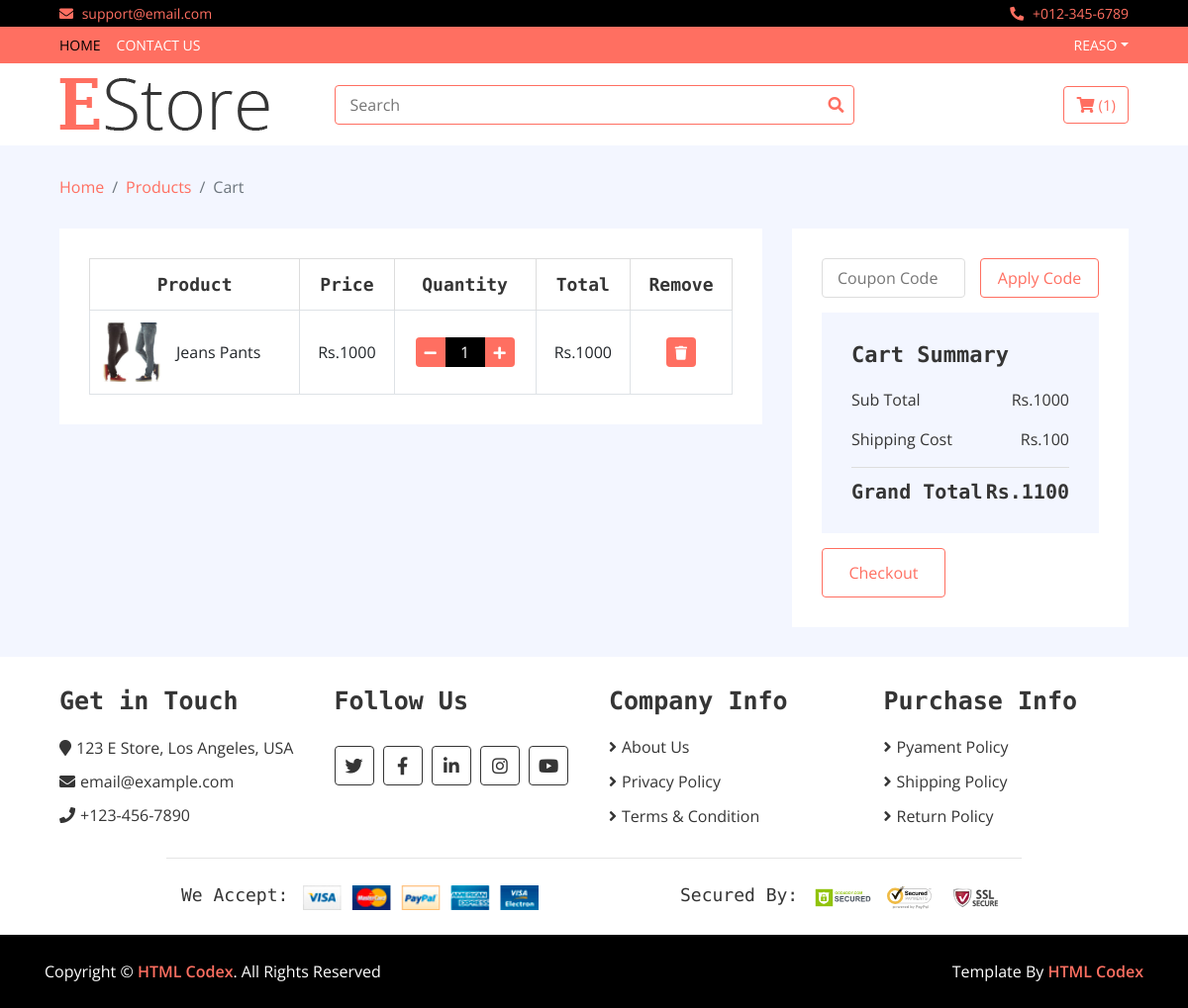
The app's page /my_cart (signed in), older data.
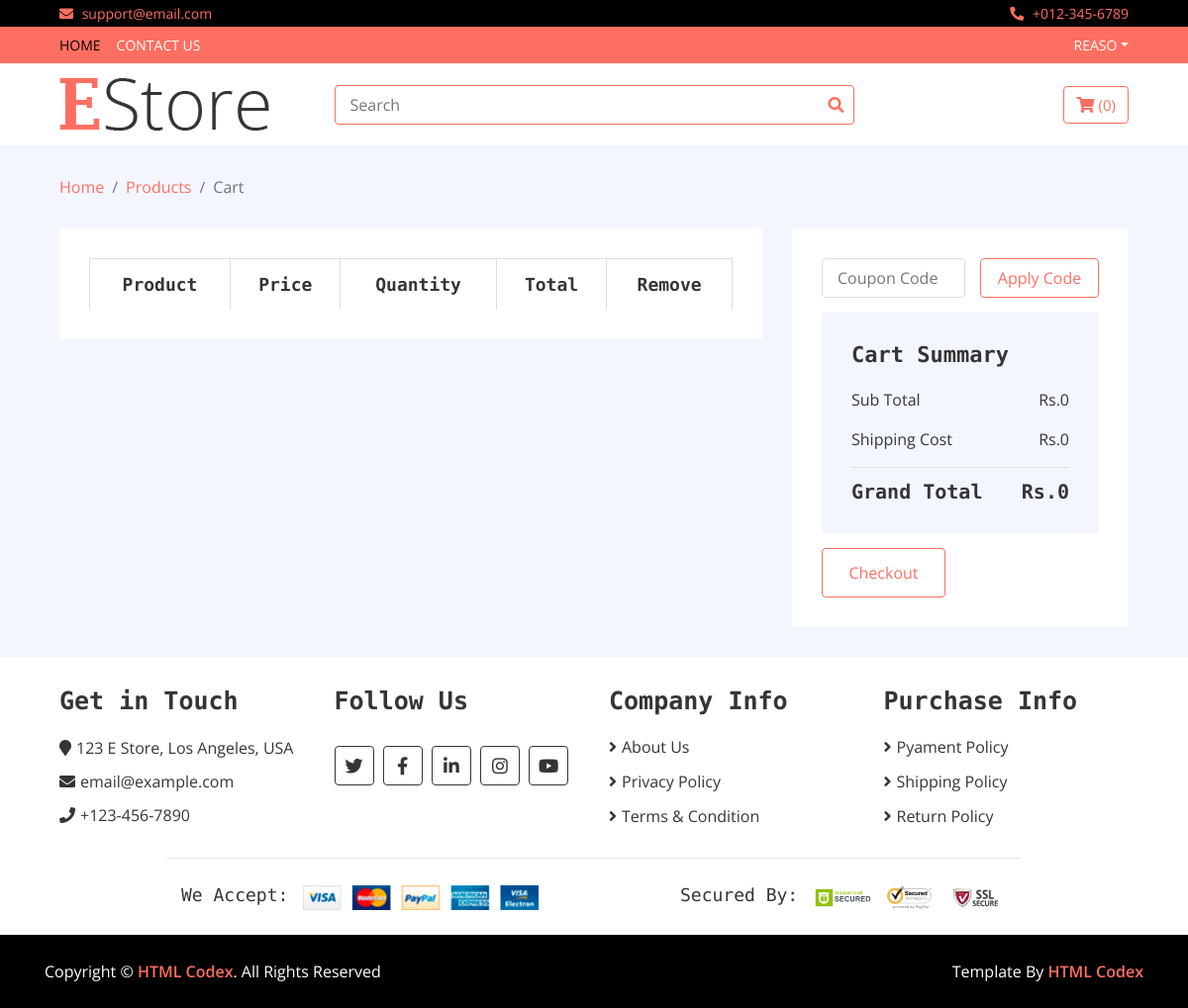
The same page, newer data.
### home/models.py (models this page shows, shortened)
class Cart(models.Model):
    username = models.CharField(max_length=300)
    slug = models.CharField(max_length=300)
    items = models.ForeignKey(Item, on_delete=models.CASCADE, blank=True)
    quantity = models.IntegerField()
    total = models.IntegerField(default=0)
    all_total = models.IntegerField(default=0)
    checkout = models.BooleanField(default=False)

class Item(models.Model):
    title = models.CharField(max_length= 200)
    name = models.CharField(max_length= 200, blank= True)
    price = models.IntegerField()
    discounted_price = models.IntegerField(default= 0)
    label = models.CharField(choices= LABEL, max_length= 200)
    image = models.ImageField(upload_to= 'media')
    status = models.CharField(max_length= 200, choices= STATUS)
    slug = models.CharField(max_length= 200, unique= True)
    category = models.ForeignKey(Category, on_delete= models.CASCADE)
    brand = models.ForeignKey(Brand, on_delete= models.CASCADE, null= True)
    discription = models.TextField(blank= True)
    specification = models.TextField(blank= True)
    def get_cart_url(self):
        return reverse("home:cart", kwargs = {'slug':self.slug})

### home/views.py (the view)
# urls.py: path('my_cart', CartView.as_view(), name= 'my_cart'),
class CartView(BaseView):
    def get(self, request):
        user = request.user.username
        carts = Cart.objects.filter(username= user, checkout= False)
        self.views['cart_count'] = carts.count()
        self.views['cart_product'] = carts
        totals = 0
        shipping_cost = 100
        for each in carts:
            totals += each.total
        self.views['total_price'] = totals
        if totals == 0:
            shipping_cost = 0
            self.views['grand_total'] = 0
        else:
            self.views['grand_total'] = totals + shipping_cost
        self.views['shipping'] = shipping_cost
        return render(request, 'cart.html', self.views)

### home/templates/cart.html (shortened to what this page needs)
{% extends 'base.html' %}
{% load static %}
{% block content %}
        <div class="breadcrumb-wrap">
            <div class="container-fluid">
                <ul class="breadcrumb">
                    <li class="breadcrumb-item"><a href="#">Home</a></li>
                    <li class="breadcrumb-item"><a href="#">Products</a></li>
                    <li class="breadcrumb-item active">Cart</li>
                </ul>
            </div>
        </div>
        <div class="cart-page">
            <div class="container-fluid">
                <div class="row">
                    <div class="col-lg-8">
                        <div class="cart-page-inner">
                            <div class="table-responsive">
                                <table class="table table-bordered">
                                    <thead class="thead-dark">
                                        <tr>
                                            <th>Product</th>
                                            <th>Price</th>
                                            <th>Quantity</th>
                                            <th>Total</th>
                                            <th>Remove</th>
                                        </tr>
                                    </thead>
                                    <tbody class="align-middle">
                                        {% for carts in cart_product %}
                                        <tr>
                                            <td>
                                                <div class="img">
                                                    <a href="#"><img src="{{carts.items.image.url}}" alt="Image"></a>
                                                    <p>{{carts.items.name}}</p>
                                                </div>
                                            </td>
                                            <td>Rs.{{carts.items.discounted_price}}</td>
                                            <td>
                                                <div class="qty">
                                                    <a href="delete_single_cart/{{carts.items.slug}}"><button class="btn-minus"><i class="fa fa-minus"></i></button></a>
                                                    <input type="text" value="{{carts.quantity}}">
                                                    <a href="{{carts.items.get_cart_url}}"><button class="btn-plus"><i class="fa fa-plus"></i></button></a>
                                                </div>
                                            </td>
                                            <td>Rs.{{carts.total}}</td>
                                            <td><a href="delete_cart/{{carts.items.slug}}"><button><i class="fa fa-trash"></i></button></a></td>
                                        </tr>
                                        {% endfor %}
                                    </tbody>
                                </table>
                            </div>
                        </div>
                    </div>
                    <div class="col-lg-4">
                        <div class="cart-page-inner">
                            <div class="row">
                                <div class="col-md-12">
                                    <div class="coupon">
                                        <input type="text" placeholder="Coupon Code">
                                        <button>Apply Code</button>
                                    </div>
                                </div>
                                <div class="col-md-12">
                                    <div class="cart-summary">
                                        <div class="cart-content">
                                            <h1>Cart Summary</h1>
                                            <p>Sub Total<span>Rs.{{total_price}}</span></p>
                                            <p>Shipping Cost<span>Rs.{{shipping}}</span></p>
                                            <h2>Grand Total<span>Rs.{{grand_total}}</span></h2>
                                        </div>
                                        <div class="cart-btn">
                                            <a href={% url 'home:checkout' %}><button>Checkout</button></a>
                                        </div>
                                    </div>
                                </div>
                            </div>
                        </div>
                    </div>
                </div>
            </div>
        </div>
        {% endblock %}

### home/templates/base.html (shortened to what this page needs)
<!DOCTYPE html>
{% load static %}
<html lang="en">
    <head>
        <link href="https://stackpath.bootstrapcdn.com/bootstrap/4.4.1/css/bootstrap.min.css" rel="stylesheet">
        <link href="https://cdnjs.cloudflare.com/ajax/libs/font-awesome/5.10.0/css/all.min.css" rel="stylesheet">
        <link href="{% static 'lib/slick/slick.css' %}" rel="stylesheet">
        <link href="{% static 'lib/slick/slick-theme.css' %}" rel="stylesheet">
        <link href="{% static 'css/style.css' %}" rel="stylesheet">
    </head>
    <body>
        <div class="top-bar">
            <div class="container-fluid">
                <div class="row">
                    <div class="col-sm-6">
                        <i class="fa fa-envelope"></i>
                        support@email.com
                    </div>
                    <div class="col-sm-6">
                        <i class="fa fa-phone-alt"></i>
                        +012-345-6789
                    </div>
                </div>
            </div>
        </div>
        <div class="nav">
            <div class="container-fluid">
                <nav class="navbar navbar-expand-md bg-dark navbar-dark">
                    <div class="collapse navbar-collapse justify-content-between" id="navbarCollapse">
                        <div class="navbar-nav mr-auto">
                            <a href="/" class="nav-item nav-link active">Home</a>
                            <a href="{% url 'home:contact' %}" class="nav-item nav-link">Contact Us</a>
                        </div>
                        <div class="navbar-nav ml-auto">
                            <div class="nav-item dropdown">
                                {% if user.is_authenticated %}
                                <a href="#" class="nav-link dropdown-toggle" data-toggle="dropdown">{{user.username}}</a>
                                {% else %}
                                <a href="#" class="nav-link dropdown-toggle" data-toggle="dropdown">User Account</a>
                                <div class="dropdown-menu">
                                    <a href="/accounts/login" class="dropdown-item">Log In</a>
                                    <a href="{% url 'home:account' %}" class="dropdown-item">Signup</a>
                                </div>
                                {% endif %}
                            </div>
                        </div>
                    </div>
                </nav>
            </div>
        </div>
        <div class="bottom-bar">
            <div class="container-fluid">
                <div class="row align-items-center">
                    <div class="col-md-3">
                        <div class="logo">
                            <a href="index.html">
                                <img src="{% static 'img/logo.png' %}" alt="Logo">
                            </a>
                        </div>
                    </div>
                    <div class="col-md-6">
                        <form  method="GET" action="{% url 'home:search' %}">
                            <div class="search">
                                <input name = 'search' type="text" placeholder="Search">
                                <button type="submit"><i class="fa fa-search"></i></button>
                            </div>
                        </form>
                    </div>
                    <div class="col-md-3">
                        <div class="user">
                            <a href="{% url 'home:my_cart' %}" class="btn cart">
                                <i class="fa fa-shopping-cart"></i>
                                <span>({{cart_count}})</span>
                            </a>
                        </div>
                    </div>
                </div>
            </div>
        </div>
    {% block content%}
        {% endblock %}
        <div class="footer">
            <div class="container-fluid">
                <div class="row">
                    <div class="col-lg-3 col-md-6">
                        <div class="footer-widget">
                            <h2>Get in Touch</h2>
                            <div class="contact-info">
                                <p><i class="fa fa-map-marker"></i>123 E Store, Los Angeles, USA</p>
                                <p><i class="fa fa-envelope"></i>email@example.com</p>
                                <p><i class="fa fa-phone"></i>+123-456-7890</p>
                            </div>
                        </div>
                    </div>
                    <div class="col-lg-3 col-md-6">
                        <div class="footer-widget">
                            <h2>Follow Us</h2>
                            <div class="contact-info">
                                <div class="social">
                                    <a href=""><i class="fab fa-twitter"></i></a>
                                    <a href=""><i class="fab fa-facebook-f"></i></a>
                                    <a href=""><i class="fab fa-linkedin-in"></i></a>
                                    <a href=""><i class="fab fa-instagram"></i></a>
                                    <a href=""><i class="fab fa-youtube"></i></a>
                                </div>
                            </div>
                        </div>
                    </div>
                    <div class="col-lg-3 col-md-6">
                        <div class="footer-widget">
                            <h2>Company Info</h2>
                            <ul>
                                <li><a href="#">About Us</a></li>
                                <li><a href="#">Privacy Policy</a></li>
                                <li><a href="#">Terms & Condition</a></li>
                            </ul>
                        </div>
                    </div>
                    <div class="col-lg-3 col-md-6">
                        <div class="footer-widget">
                            <h2>Purchase Info</h2>
                            <ul>
                                <li><a href="#">Pyament Policy</a></li>
                                <li><a href="#">Shipping Policy</a></li>
                                <li><a href="#">Return Policy</a></li>
                            </ul>
                        </div>
                    </div>
                </div>
                <div class="row payment align-items-center">
                    <div class="col-md-6">
                        <div class="payment-method">
                            <h2>We Accept:</h2>
                            <img src="{% static 'img/payment-method.png' %}" alt="Payment Method" />
                        </div>
                    </div>
                    <div class="col-md-6">
                        <div class="payment-security">
                            <h2>Secured By:</h2>
                            <img src="{% static 'img/godaddy.svg' %}" alt="Payment Security" />
                            <img src="{% static 'img/norton.svg' %}" alt="Payment Security" />
                            <img src="{% static 'img/ssl.svg' %}" alt="Payment Security" />
                        </div>
                    </div>
                </div>
            </div>
        </div>
        <div class="footer-bottom">
            <div class="container">
                <div class="row">
                    <div class="col-md-6 copyright">
                        <p>Copyright &copy; <a href="https://htmlcodex.com">HTML Codex</a>. All Rights Reserved</p>
                    </div>
                    <div class="col-md-6 template-by">
                        <p>Template By <a href="https://htmlcodex.com">HTML Codex</a></p>
                    </div>
                </div>
            </div>
        </div>
    </body>
</html>

Row changes from the older to the newer data that the page shows:
removed Cart: items.image (picture), items.name "Jeans Pants", items.discounted_price "1000", quantity "1", total "1000"
Text that changed along with them:
{{ cart_count }}: "1" → "0"
{{ total_price }}: "1000" → "0"
{{ shipping }}: "100" → "0"
{{ grand_total }}: "1100" → "0"
